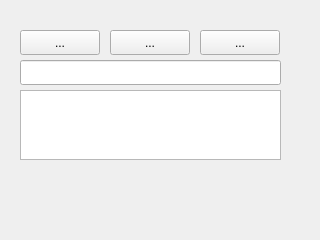
<?xml version="1.0" encoding="UTF-8"?>
<ui version="4.0">
 <class>SecondDialog</class>
 <widget class="QDialog" name="SecondDialog">
  <property name="geometry">
   <rect>
    <x>0</x>
    <y>0</y>
    <width>320</width>
    <height>240</height>
   </rect>
  </property>
  <property name="windowTitle">
   <string>Second Window</string>
  </property>
  <widget class="QToolButton" name="sendToFirstTButton">
   <property name="geometry">
    <rect>
     <x>20</x>
     <y>30</y>
     <width>80</width>
     <height>25</height>
    </rect>
   </property>
   <property name="text">
    <string>...</string>
   </property>
   <property name="icon">
    <iconset theme="applications-games">
     <normaloff>.</normaloff>.</iconset>
   </property>
  </widget>
  <widget class="QLineEdit" name="secondFormLineEdit">
   <property name="geometry">
    <rect>
     <x>20</x>
     <y>60</y>
     <width>261</width>
     <height>25</height>
    </rect>
   </property>
  </widget>
  <widget class="QTextEdit" name="secondFormTextEdit">
   <property name="geometry">
    <rect>
     <x>20</x>
     <y>90</y>
     <width>261</width>
     <height>70</height>
    </rect>
   </property>
  </widget>
  <widget class="QToolButton" name="sendToMainTButton">
   <property name="geometry">
    <rect>
     <x>110</x>
     <y>30</y>
     <width>80</width>
     <height>25</height>
    </rect>
   </property>
   <property name="toolTip">
    <string>Send text data to Main..</string>
   </property>
   <property name="text">
    <string>...</string>
   </property>
   <property name="icon">
    <iconset theme="applications-office">
     <normaloff>.</normaloff>.</iconset>
   </property>
  </widget>
  <widget class="QToolButton" name="receiveFromMainTButton">
   <property name="geometry">
    <rect>
     <x>200</x>
     <y>30</y>
     <width>80</width>
     <height>25</height>
    </rect>
   </property>
   <property name="toolTip">
    <string>Receite Text Data From Main...</string>
   </property>
   <property name="text">
    <string>...</string>
   </property>
   <property name="icon">
    <iconset theme="folder">
     <normaloff>.</normaloff>.</iconset>
   </property>
  </widget>
 </widget>
 <resources/>
 <connections>
  <connection>
   <sender>sendToFirstTButton</sender>
   <signal>pressed()</signal>
   <receiver>SecondDialog</receiver>
   <slot>sendTextDataToFirst()</slot>
   <hints>
    <hint type="sourcelabel">
     <x>59</x>
     <y>42</y>
    </hint>
    <hint type="destinationlabel">
     <x>159</x>
     <y>119</y>
    </hint>
   </hints>
  </connection>
  <connection>
   <sender>sendToMainTButton</sender>
   <signal>pressed()</signal>
   <receiver>SecondDialog</receiver>
   <slot>sendTextDataToMain()</slot>
   <hints>
    <hint type="sourcelabel">
     <x>149</x>
     <y>42</y>
    </hint>
    <hint type="destinationlabel">
     <x>159</x>
     <y>119</y>
    </hint>
   </hints>
  </connection>
  <connection>
   <sender>receiveFromMainTButton</sender>
   <signal>pressed()</signal>
   <receiver>SecondDialog</receiver>
   <slot>sendCommanToMain()</slot>
   <hints>
    <hint type="sourcelabel">
     <x>239</x>
     <y>42</y>
    </hint>
    <hint type="destinationlabel">
     <x>159</x>
     <y>119</y>
    </hint>
   </hints>
  </connection>
 </connections>
 <slots>
  <slot>sendTextDataToFirst()</slot>
  <slot>sendTextDataToMain()</slot>
  <slot>sendCommanToMain()</slot>
 </slots>
</ui>
